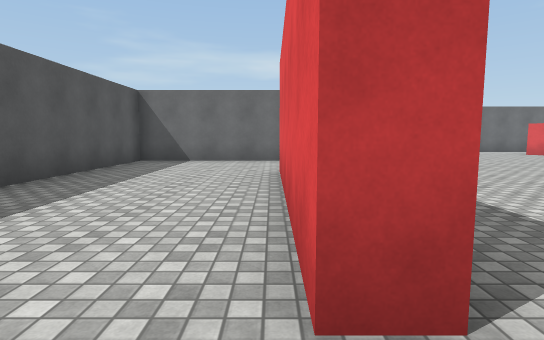
view 1 (above)

24 first-person views from a walk through a 3-D level made in the Unity game engine. The camera is 1.3 m above the floor, tilts 6° down and sees 80° across. The floor is counted in squares, 2 m on a side. Each view is taken from the middle of a square. On the plan, view 1 faces up. The plan holds only what a view shows up to about 10 squares ahead; the rest is blank. The player character is not drawn. Surface patterns are stand-ins for the level's own textures.

view 2
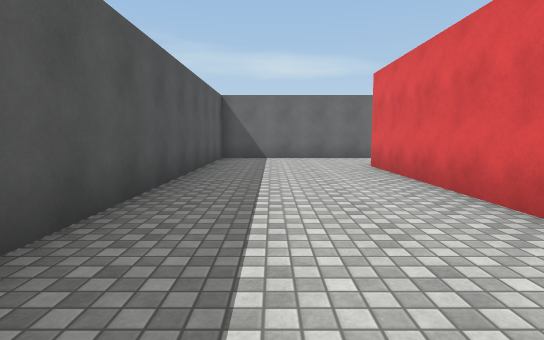

view 3
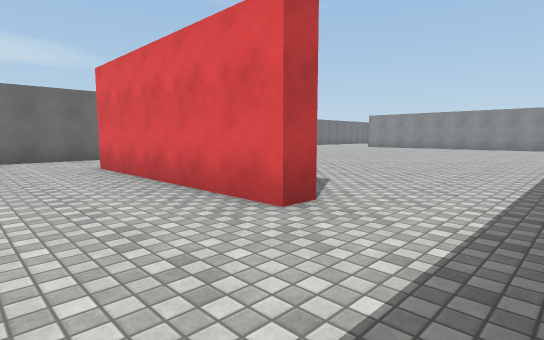

view 4
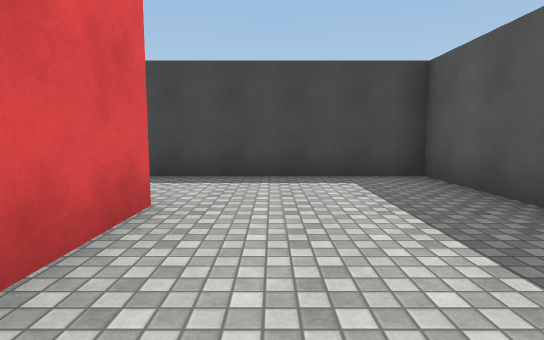

view 5
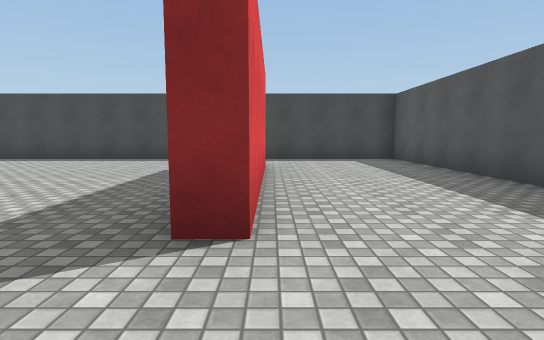

view 6
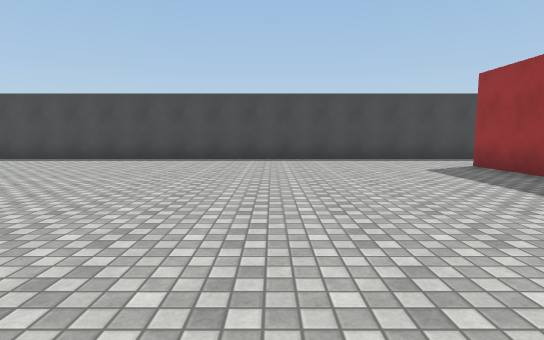

view 7
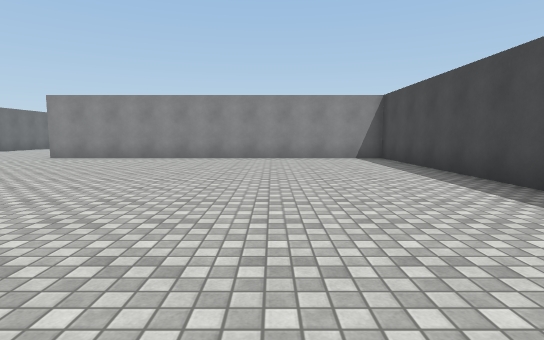

view 8
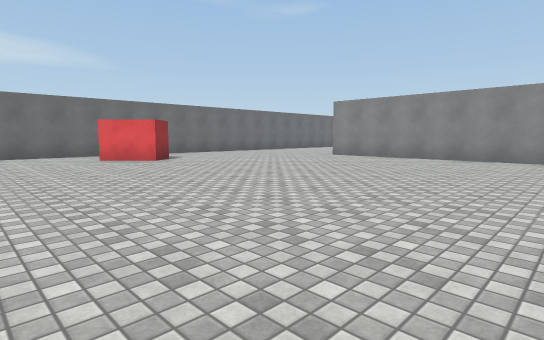

view 9
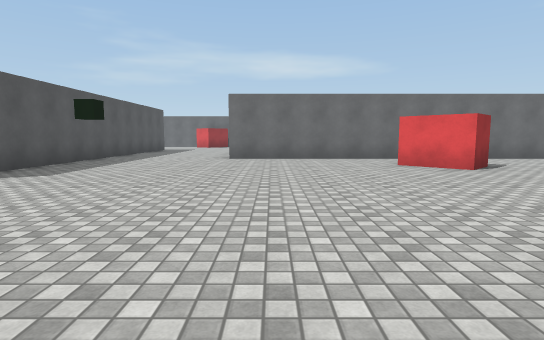

view 10
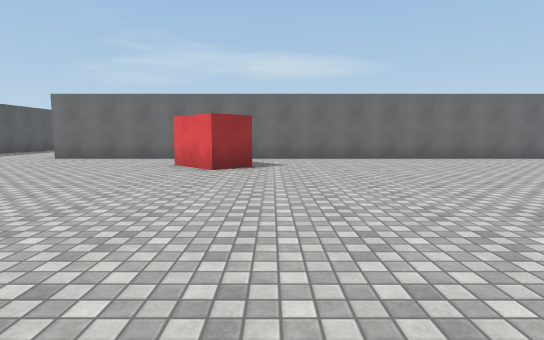

view 11
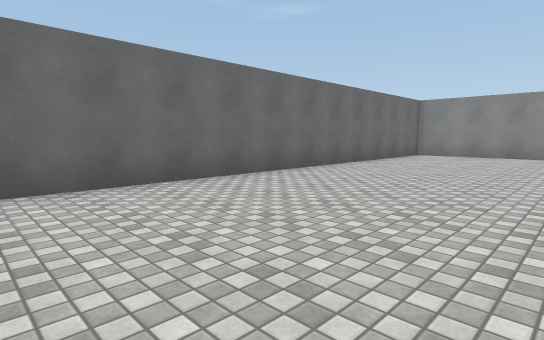

view 12
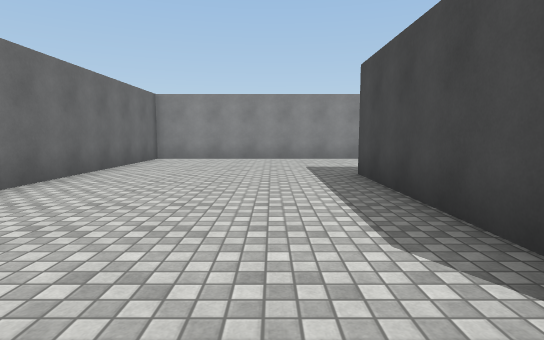

view 13
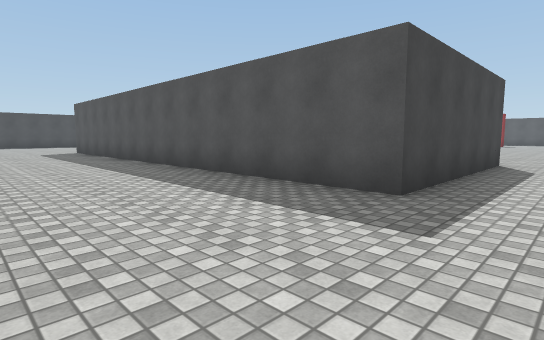

view 14
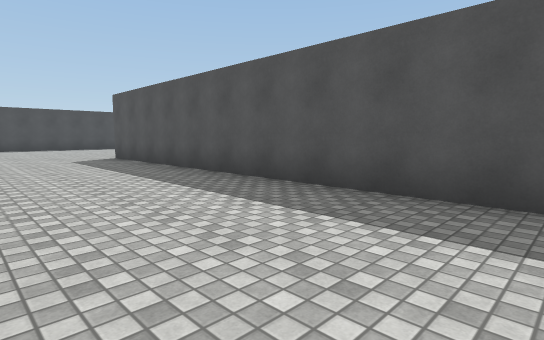

view 15
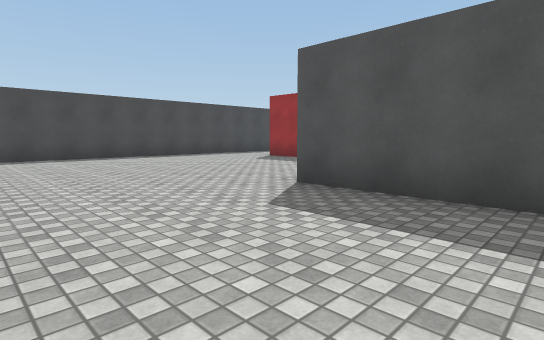

view 16
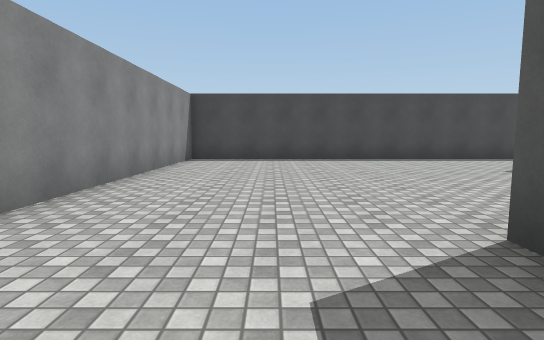

view 17
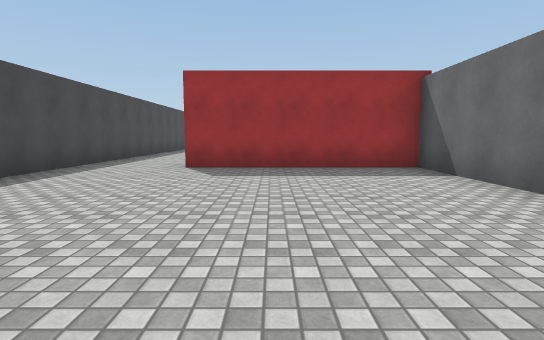

view 18
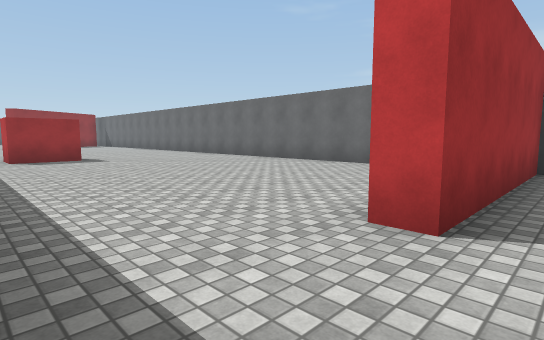

view 19
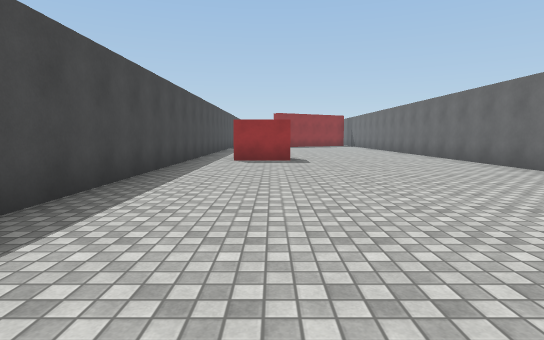

view 20
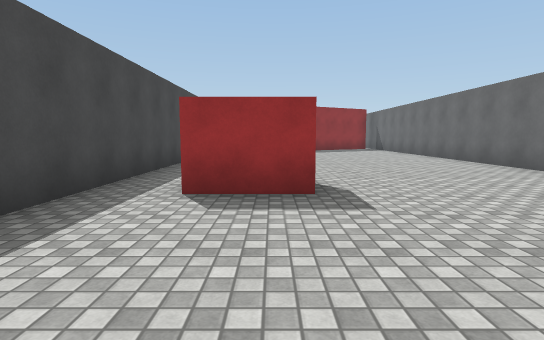

view 21
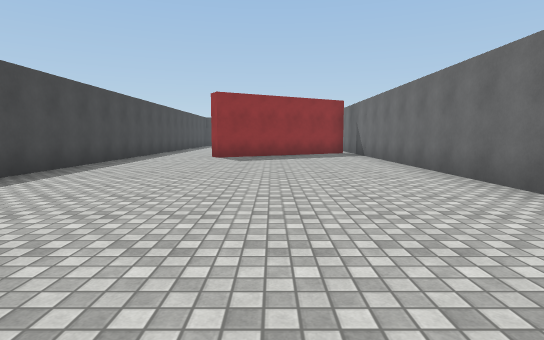

view 22
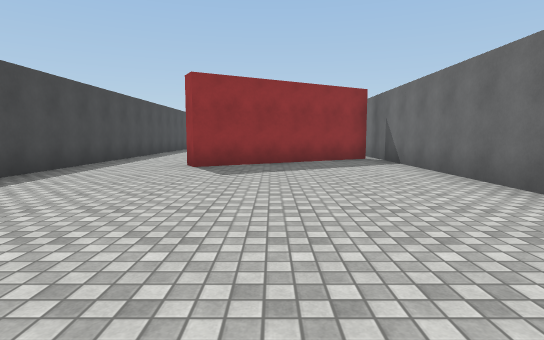

view 23
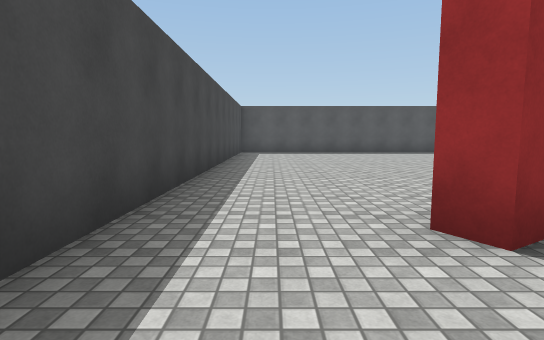

view 24
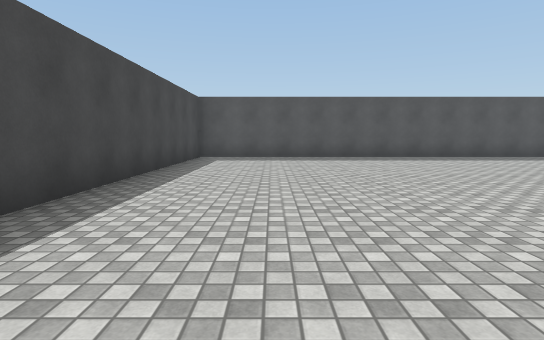

### Floor plan
Points are (right, up) in squares from view 1. A wall is a line through its corners. A room is listed if a view was taken in it or the views show most of it. See-through windows are left out.
Room 1 (views 1, 2, 3, 4, 5)
walls: (0.6, 1) (0.1, 1) (0.1, 6) (0.8, 6); (1, 8.5) (-3.5, 8.5) (-3.5, -1.2) (0.5, -1.2)
ways out: opening at (1, -0.5) to room 2; opening at (1, 7.5) to room 2
Room 2 (views 6, 7, 8, 9, 10, 11, 12, 13, 14, 15, 16, 17, 18, 19, 20, 21, 22, 23, 24)
walls: (0.6, 2.9) (0.6, 1); (0.5, -1.2) (15.5, -1.2) (15.5, 8.5) (20.5, 8.5) (20.5, -4); (10.6, 10.9) (9.9, 10.2) (8.8, 11.2); (13.2, -4) (-6.1, -4); (7.4, -8.5) (7.4, -10) (6.4, -10); (1, 14.1) (1, 9.9); (-5.3, -4.2) (-2.8, -8.6) (-3.2, -8.9); (19.5, -4) (16.3, -4) (16.3, -8.8) (15.8, -8.8); (-14, -0.6) (-14, -11.2) (24.3, -11.2) (24.3, -4.6); (24.3, 7.5) (24.3, 13.3) (4.8, 13.3)
ways out: opening at (1, -0.5) to room 1; opening at (1, 7.5) to room 1

Where each view was taken, in squares from view 1:
view 1: 0 up, 0 right, facing up
view 2: 1 down, 2 left, facing up
view 3: 1 down, 2 left, facing up-right
view 4: 4 up, 1 left, facing down
view 5: 8 up, 0 right, facing down
view 6: 8 up, 5 right, facing down
view 7: 2 up, 6 right, facing right
view 8: 2 up, 6 right, facing up-right
view 9: 4 up, 6 right, facing up
view 10: 4 up, 11 right, facing up
view 11: 9 up, 13 right, facing up-right
view 12: 10 up, 15 right, facing right
view 13: 10 up, 24 right, facing down-left
view 14: 6 up, 24 right, facing down-left
view 15: 1 down, 24 right, facing down-left
view 16: 2 down, 22 right, facing down
view 17: 7 down, 23 right, facing left
view 18: 11 down, 17 right, facing up-left
view 19: 9 down, 16 right, facing left
view 20: 9 down, 11 right, facing left
view 21: 7 down, 7 right, facing left
view 22: 7 down, 4 right, facing left
view 23: 10 down, 1 left, facing left
view 24: 9 down, 4 left, facing left
